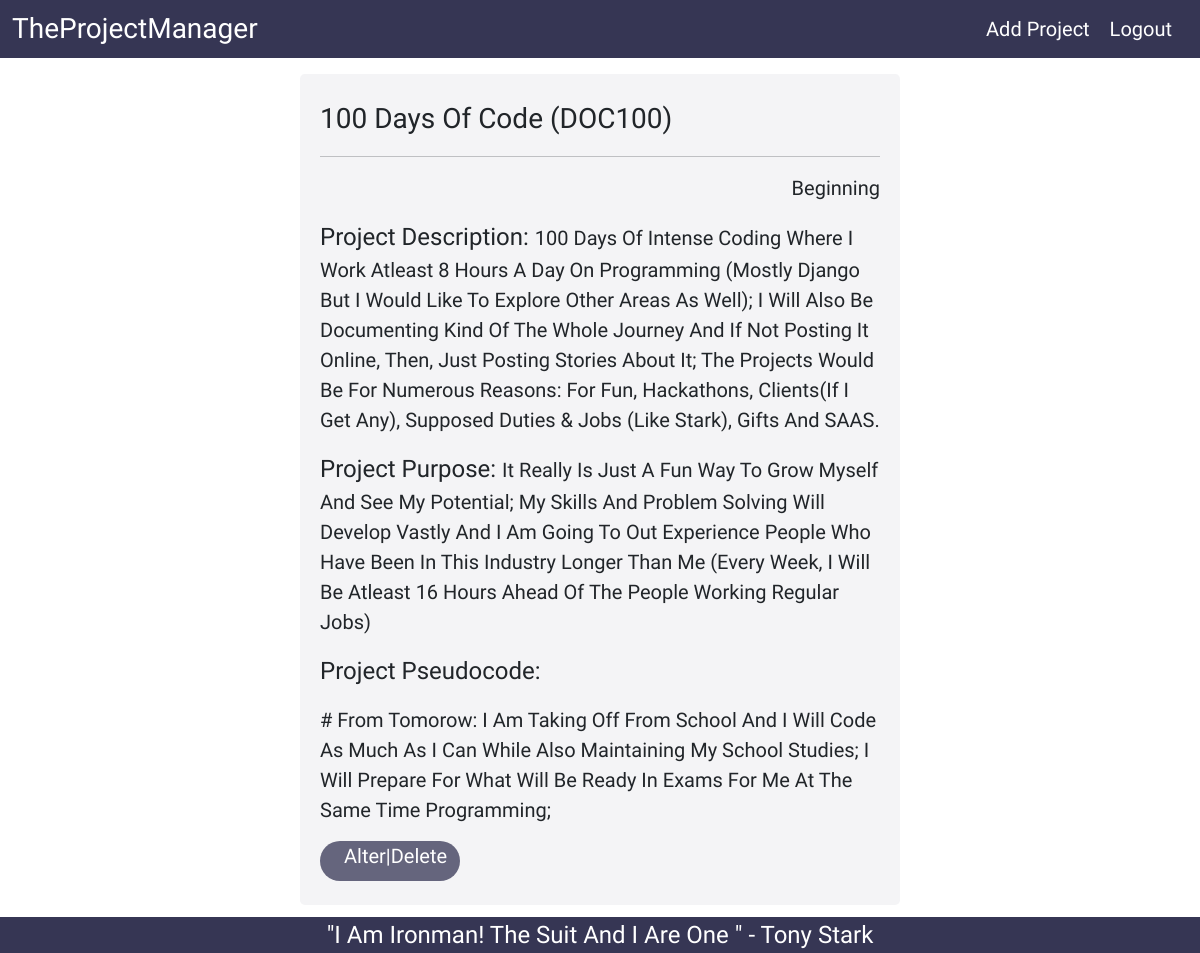
Page /projects/1 (signed in) on the committed database.
### manager/models.py (models this page shows)
class Project(models.Model):
    name =  models.CharField(max_length=255)
    abbreviation =  models.CharField(max_length=255)
    description =  models.TextField()
    purpose =  models.TextField()
    state =  models.ForeignKey(ProjectState, on_delete=models.SET_NULL, null=True)
    pseudocode =  models.TextField()
    created_by = models.ForeignKey(User, on_delete=models.CASCADE)

class ProjectState(models.Model):
    state = models.CharField(max_length=255)
    created_by = models.ForeignKey(User, on_delete=models.CASCADE)

### manager/views.py (the view)
# urls.py: path("projects/<str:project_id>", views.project_view, name="project"),
@login_required(login_url="login")
def project_view(request, project_id):
    project = Project.objects.get(id=project_id)
    if request.user != project.created_by:
        return redirect("home")
    context = {"project": project}
    return render(request, "project.html", context)

### manager/templates/project.html (shortened to what this page needs)
{% extends "layout.html" %} {% block content %}
<div class="w-50 project_container mx-auto p-2 rounded-3 mb-5 py-4">
  <div class="container-fluid">
    <p class="fs-3">{{project.name}} ({{project.abbreviation}})</p>
    <hr />
    <p class="fs-5 text-end">{{project.state.state}}</p>
    <span class="fs-4">Project Description: </span>
    <span class="fs-5">{{project.description}}</span>
    <span class="fs-4">Project Purpose: </span>
    <span class="fs-5">{{project.purpose}}</span>
    <p class="fs-4">Project Pseudocode:</p>
    <p class="fs-5">{{project.pseudocode}}</p>
    <div class="w-25">
      <div
        class="state_pills container-fluid d-flex justify-content-between rounded-pill px-4"
      >
        <a class="nav_link fs-5" href="{% url 'alter_project' project.id %} "
          >Alter</a
        >
        <span class="fs-5 span_divider">|</span>
        <a class="nav_link fs-5" href="{% url 'delete_project' project.id %}"
          >Delete</a
        >
      </div>
    </div>
  </div>
</div>
{% endblock content %}

### static/style.css (style rules this page uses)
* { margin: 0; padding: 0; font-family: "Londrina Solid", sans-serif; }
.nav_logo, .nav_link { color: white; text-decoration: none; }
.form_container, .project_container { background-color: rgb(54, 54, 84, 0.05); }
.state_pills, .states_container { background-color: rgb(54, 54, 84, 0.75); color: white; }
.state_pills { height: 5vh; }
.span_divider { color: white; }

### rows in the picture
Project: name "100 Days Of Code", abbreviation "DOC100", state.state "Beginning", description "100 Days Of Intense Coding Where I Work Atleast 8 Hours A Day On Programming (Mostly Django But I Would Like To Explore Other Areas As Well); I Will Also Be Documenting Kind Of The Whole Journey And If Not Posting It Online, Then, Just Posting Stories About It; The Projects Would Be For Numerous Reasons: For Fun, Hackathons, Clients(If I Get Any), Supposed Duties & Jobs (Like Stark), Gifts And SAAS.", purpose "It Really Is Just A Fun Way To Grow Myself And See My Potential; My Skills And Problem Solving Will Develop Vastly And I Am Going To Out Experience People Who Have Been In This Industry Longer Than Me (Every Week, I Will Be Atleast 16 Hours Ahead Of The People Working Regular Jobs)", pseudocode "# From Tomorow: I Am Taking Off From School And I Will Code As Much As I Can While Also Maintaining My School Studies; I Will Prepare For What Will Be Ready In Exams For Me At The Same Time Programming;"
